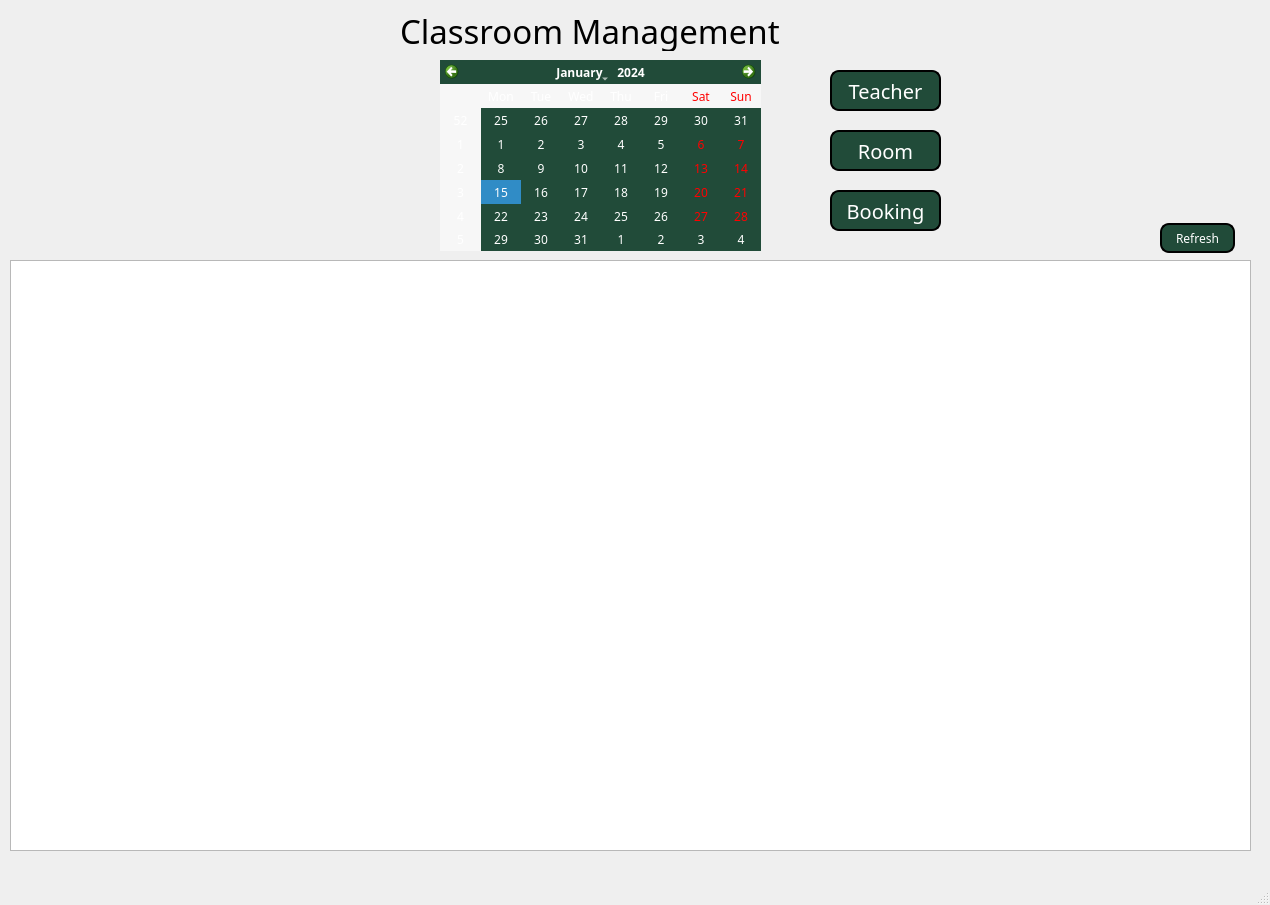
<?xml version="1.0" encoding="UTF-8"?>
<ui version="4.0">
 <class>MainWindow</class>
 <widget class="QMainWindow" name="MainWindow">
  <property name="geometry">
   <rect>
    <x>0</x>
    <y>0</y>
    <width>1270</width>
    <height>905</height>
   </rect>
  </property>
  <property name="minimumSize">
   <size>
    <width>1270</width>
    <height>905</height>
   </size>
  </property>
  <property name="maximumSize">
   <size>
    <width>1270</width>
    <height>905</height>
   </size>
  </property>
  <property name="windowTitle">
   <string>Classroom Management</string>
  </property>
  <property name="styleSheet">
   <string notr="true"/>
  </property>
  <widget class="QWidget" name="centralwidget">
   <widget class="QCalendarWidget" name="calendar">
    <property name="geometry">
     <rect>
      <x>440</x>
      <y>60</y>
      <width>321</width>
      <height>191</height>
     </rect>
    </property>
    <property name="font">
     <font>
      <family>FiraCode Nerd Font Mono Med</family>
     </font>
    </property>
    <property name="styleSheet">
     <string notr="true">background-color:rgb(33, 75, 57);
color:white;</string>
    </property>
   </widget>
   <widget class="QLabel" name="label">
    <property name="geometry">
     <rect>
      <x>400</x>
      <y>10</y>
      <width>421</width>
      <height>41</height>
     </rect>
    </property>
    <property name="font">
     <font>
      <family>FiraCode Nerd Font Mono Ret</family>
      <pointsize>25</pointsize>
     </font>
    </property>
    <property name="text">
     <string>Classroom Management</string>
    </property>
   </widget>
   <widget class="QPushButton" name="teacher_btn">
    <property name="geometry">
     <rect>
      <x>830</x>
      <y>70</y>
      <width>111</width>
      <height>41</height>
     </rect>
    </property>
    <property name="font">
     <font>
      <family>FiraCode Nerd Font Mono Ret</family>
      <pointsize>15</pointsize>
     </font>
    </property>
    <property name="styleSheet">
     <string notr="true">background-color:rgb(33, 75, 57);
color:white;
border-style:outset;
border-radius:9px;
border-width:2px;
border-color:black;</string>
    </property>
    <property name="text">
     <string>Teacher</string>
    </property>
   </widget>
   <widget class="QPushButton" name="room_btn">
    <property name="geometry">
     <rect>
      <x>830</x>
      <y>130</y>
      <width>111</width>
      <height>41</height>
     </rect>
    </property>
    <property name="font">
     <font>
      <family>FiraCode Nerd Font Mono Ret</family>
      <pointsize>15</pointsize>
     </font>
    </property>
    <property name="styleSheet">
     <string notr="true">background-color:rgb(33, 75, 57);
color:white;
border-style:outset;
border-radius:9px;
border-width:2px;
border-color:black;</string>
    </property>
    <property name="text">
     <string>Room</string>
    </property>
   </widget>
   <widget class="QTableWidget" name="time_table_dashboard">
    <property name="geometry">
     <rect>
      <x>10</x>
      <y>260</y>
      <width>1241</width>
      <height>591</height>
     </rect>
    </property>
    <attribute name="verticalHeaderShowSortIndicator" stdset="0">
     <bool>false</bool>
    </attribute>
   </widget>
   <widget class="QPushButton" name="booking_btn">
    <property name="geometry">
     <rect>
      <x>830</x>
      <y>190</y>
      <width>111</width>
      <height>41</height>
     </rect>
    </property>
    <property name="font">
     <font>
      <family>FiraCode Nerd Font Mono Ret</family>
      <pointsize>15</pointsize>
     </font>
    </property>
    <property name="styleSheet">
     <string notr="true">background-color:rgb(33, 75, 57);
color:white;
border-style:outset;
border-radius:9px;
border-width:2px;
border-color:black;
</string>
    </property>
    <property name="text">
     <string>Booking</string>
    </property>
   </widget>
   <widget class="QPushButton" name="refresh_btn">
    <property name="geometry">
     <rect>
      <x>1160</x>
      <y>223</y>
      <width>75</width>
      <height>30</height>
     </rect>
    </property>
    <property name="font">
     <font>
      <family>FiraCode Nerd Font Mono Ret</family>
      <pointsize>9</pointsize>
     </font>
    </property>
    <property name="styleSheet">
     <string notr="true">background-color:rgb(33, 75, 57);
color:white;
border-style:outset;
border-radius:9px;
border-width:2px;
border-color:black;
</string>
    </property>
    <property name="text">
     <string>Refresh</string>
    </property>
   </widget>
  </widget>
  <widget class="QMenuBar" name="menubar">
   <property name="geometry">
    <rect>
     <x>0</x>
     <y>0</y>
     <width>1270</width>
     <height>21</height>
    </rect>
   </property>
  </widget>
  <widget class="QStatusBar" name="statusbar"/>
 </widget>
 <resources/>
 <connections/>
</ui>
